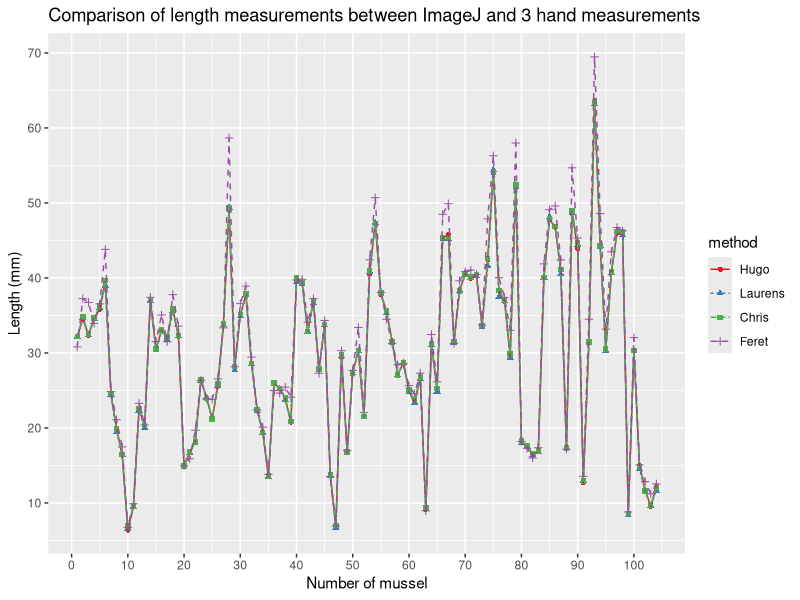
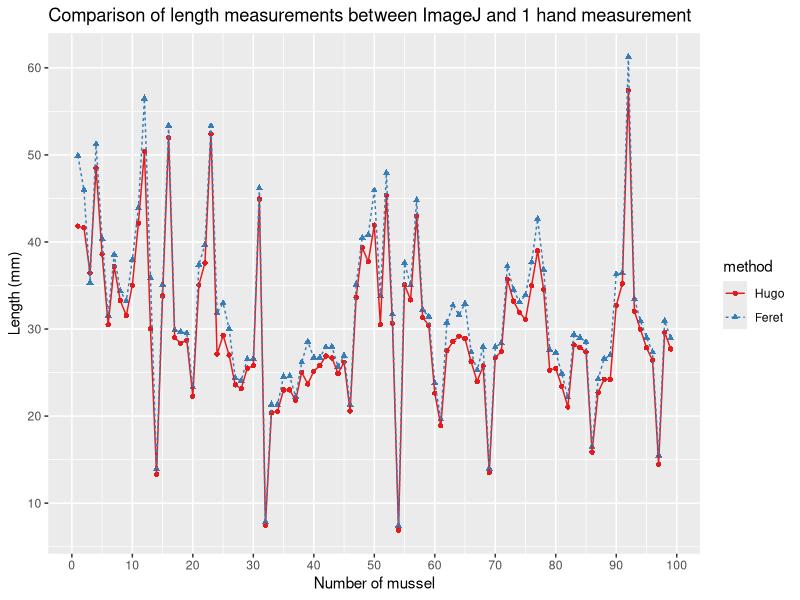

The R script that drew these images, in order:
library(tidyverse)
library(rstatix)
library(ggpubr)
library(reshape2)
library(dplyr)
library(plyr)
library(ggplot2)
library(readxl)

Mussel_ImageJ_HCA_1 <- read_excel("Mussel_ImageJ_HCA_1.xlsx")
Test_ImageJ2 <- read_excel("Test_ImageJ2.xlsx")
Results2 <- read_csv("Results2.csv")
Results3 <- read_csv("Results3.csv")

### First try ###


res<- Results2%>% 
  mutate(r_number = case_when(Y >= 395 &  Y <= 407 ~ 1,
                              Y >= 347 &  Y <= 358 ~ 2,
                              Y >= 298 &  Y <= 308 ~ 3,
                              Y >= 249 &  Y <= 258 ~ 4,
                              Y >= 197 &  Y <= 211 ~ 5,
                              Y >= 146 &  Y <= 158 ~ 6,
                              Y >= 92 &  Y <= 102 ~ 7,
                              Y >= 42 &  Y <= 52 ~ 8))



res$r_number = factor(res$r_number, levels=c(1,2,3,4,5,6,7,8))


res<-res %>% arrange(r_number, desc(-X))

res_norubbish <- res[!(res$...1==63|is.na(res$r_number)),]

res_norubbish$real_order <- 1:104


table_mussel<-merge(Mussel_ImageJ_HCA_1,res_norubbish,by.x = "mussel",by.y = "real_order")




test<-melt(table_mussel,id.vars="mussel",measure.vars = c("Hugo","Laurens","Chris","Feret"))

colnames(test)<-c("mussel","method","length")








### Test statistic ###
test%>%
  group_by(method)%>%
  shapiro_test(length) #normally distributed


test %>% t_test(length~method) #no differences



ggplot(test, aes(x = mussel,color=method)) + 
  geom_point(aes(y = length,shape=method)) + 
  geom_line(aes(y = length,linetype=method)) + 
  labs(title="Comparison of length measurements between ImageJ and 3 hand measurements",
       x="Number of mussel",y="Length (mm)")+ 
  scale_x_continuous(n.breaks = 10)+
  scale_y_continuous(n.breaks = 10)+
  scale_color_brewer(palette = "Set1")



### Second try ###


res2<- Results3%>% 
  mutate(r_number = case_when(Y >= 395 &  Y <= 407 ~ 1,
                              Y >= 342 &  Y <= 356 ~ 2,
                              Y >= 290 &  Y <= 303 ~ 3,
                              Y >= 242 &  Y <= 254 ~ 4,
                              Y >= 193 &  Y <= 201 ~ 5,
                              Y >= 142 &  Y <= 149 ~ 6,
                              Y >= 91 &  Y <= 97 ~ 7,
                              Y >= 34 &  Y <= 45 ~ 8))



res2$r_number = factor(res2$r_number, levels=c(1,2,3,4,5,6,7,8))


res2<-res2 %>% arrange(r_number, desc(-X))



res2$real_order <- 1:99


new.row <- data.frame(A=11, B="K", stringsAsFactors=F)
res2 <- rbind.fill(res2, new.row)


table_mussel2<-merge(Test_ImageJ2,res2,by.x = "mussel",by.y = "real_order")

names(table_mussel2)[2] <- "Hugo"

test2<-melt(table_mussel2,id.vars="mussel",measure.vars = c("Hugo","Feret"))

colnames(test2)<-c("mussel","method","length")







### Test statistic ###

test2%>%
  group_by(method)%>%
  shapiro_test(length) #non normally distributed


test2 %>% wilcox_test(length~method) #no differences


ggplot(test2, aes(x = mussel,color=method)) + 
  geom_point(aes(y = length,shape=method)) + 
  geom_line(aes(y = length,linetype=method)) + 
  labs(title="Comparison of length measurements between ImageJ and 1 hand measurement",
       x="Number of mussel",y="Length (mm)")+ 
  scale_x_continuous(n.breaks = 10)+
  scale_y_continuous(n.breaks = 10)+
  scale_color_brewer(palette = "Set1")



